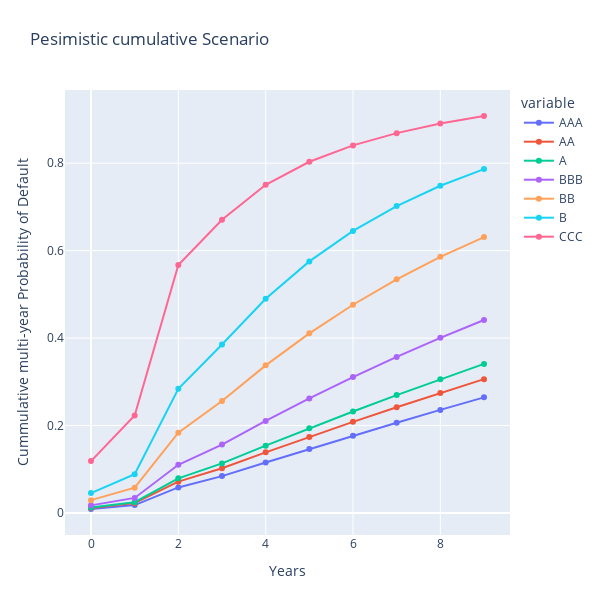

Notebook source saved alongside this figure:
### Code cell
fig = px.line(Pesimistic_final_cumulative)
fig.update_layout(title='Pesimistic cumulative Scenario', autosize=False,
                    width=600, height=600,
                    margin=dict(l=65, r=50, b=65, t=90),
                    xaxis_title="Years",
                    yaxis_title="Cummulative multi-year Probability of Default")

fig.update_traces(mode='markers+lines')
fig.show()

### Figure 1 — Plotly figure (JSON) as saved in the notebook; plotly's stock layout.template omitted (floating-point values rounded to 4 significant figures)
{"data": [{"hovertemplate": "variable=AAA<br>index=%{x}<br>value=%{y}<extra></extra>", "legendgroup": "AAA", "line": {"color": "#636efa", "dash": "solid"}, "marker": {"symbol": "circle"}, "mode": "markers+lines", "name": "AAA", "orientation": "v", "showlegend": true, "type": "scatter", "x": [0, 1, 2, 3, 4, 5, 6, 7, 8, 9], "xaxis": "x", "y": [0.009027, 0.01797, 0.05842, 0.08425, 0.1154, 0.1462, 0.1765, 0.2064, 0.2357, 0.2644], "yaxis": "y"}, {"hovertemplate": "variable=AA<br>index=%{x}<br>value=%{y}<extra></extra>", "legendgroup": "AA", "line": {"color": "#EF553B", "dash": "solid"}, "marker": {"symbol": "circle"}, "mode": "markers+lines", "name": "AA", "orientation": "v", "showlegend": true, "type": "scatter", "x": [0, 1, 2, 3, 4, 5, 6, 7, 8, 9], "xaxis": "x", "y": [0.01126, 0.0224, 0.0716, 0.1023, 0.1386, 0.174, 0.2084, 0.2419, 0.2744, 0.306], "yaxis": "y"}, {"hovertemplate": "variable=A<br>index=%{x}<br>value=%{y}<extra></extra>", "legendgroup": "A", "line": {"color": "#00cc96", "dash": "solid"}, "marker": {"symbol": "circle"}, "mode": "markers+lines", "name": "A", "orientation": "v", "showlegend": true, "type": "scatter", "x": [0, 1, 2, 3, 4, 5, 6, 7, 8, 9], "xaxis": "x", "y": [0.01237, 0.02458, 0.07912, 0.1133, 0.1539, 0.1936, 0.2322, 0.2696, 0.3059, 0.341], "yaxis": "y"}, {"hovertemplate": "variable=BBB<br>index=%{x}<br>value=%{y}<extra></extra>", "legendgroup": "BBB", "line": {"color": "#ab63fa", "dash": "solid"}, "marker": {"symbol": "circle"}, "mode": "markers+lines", "name": "BBB", "orientation": "v", "showlegend": true, "type": "scatter", "x": [0, 1, 2, 3, 4, 5, 6, 7, 8, 9], "xaxis": "x", "y": [0.01733, 0.03436, 0.1101, 0.1564, 0.2104, 0.2619, 0.3107, 0.3569, 0.4005, 0.4414], "yaxis": "y"}, {"hovertemplate": "variable=BB<br>index=%{x}<br>value=%{y}<extra></extra>", "legendgroup": "BB", "line": {"color": "#FFA15A", "dash": "solid"}, "marker": {"symbol": "circle"}, "mode": "markers+lines", "name": "BB", "orientation": "v", "showlegend": true, "type": "scatter", "x": [0, 1, 2, 3, 4, 5, 6, 7, 8, 9], "xaxis": "x", "y": [0.02926, 0.05766, 0.1836, 0.2562, 0.3376, 0.4108, 0.4763, 0.5344, 0.5858, 0.6311], "yaxis": "y"}, {"hovertemplate": "variable=B<br>index=%{x}<br>value=%{y}<extra></extra>", "legendgroup": "B", "line": {"color": "#19d3f3", "dash": "solid"}, "marker": {"symbol": "circle"}, "mode": "markers+lines", "name": "B", "orientation": "v", "showlegend": true, "type": "scatter", "x": [0, 1, 2, 3, 4, 5, 6, 7, 8, 9], "xaxis": "x", "y": [0.0454, 0.08873, 0.284, 0.3852, 0.4898, 0.5754, 0.6451, 0.7019, 0.7484, 0.7866], "yaxis": "y"}, {"hovertemplate": "variable=CCC<br>index=%{x}<br>value=%{y}<extra></extra>", "legendgroup": "CCC", "line": {"color": "#FF6692", "dash": "solid"}, "marker": {"symbol": "circle"}, "mode": "markers+lines", "name": "CCC", "orientation": "v", "showlegend": true, "type": "scatter", "x": [0, 1, 2, 3, 4, 5, 6, 7, 8, 9], "xaxis": "x", "y": [0.1186, 0.2231, 0.5672, 0.6705, 0.7506, 0.8033, 0.8407, 0.8688, 0.8906, 0.908], "yaxis": "y"}], "layout": {"autosize": false, "height": 600, "legend": {"title": {"text": "variable"}, "tracegroupgap": 0}, "margin": {"b": 65, "l": 65, "r": 50, "t": 90}, "title": {"text": "Pesimistic cumulative Scenario"}, "width": 600, "xaxis": {"anchor": "y", "domain": [0, 1], "title": {"text": "Years"}}, "yaxis": {"anchor": "x", "domain": [0, 1], "title": {"text": "Cummulative multi-year Probability of Default"}}}}
